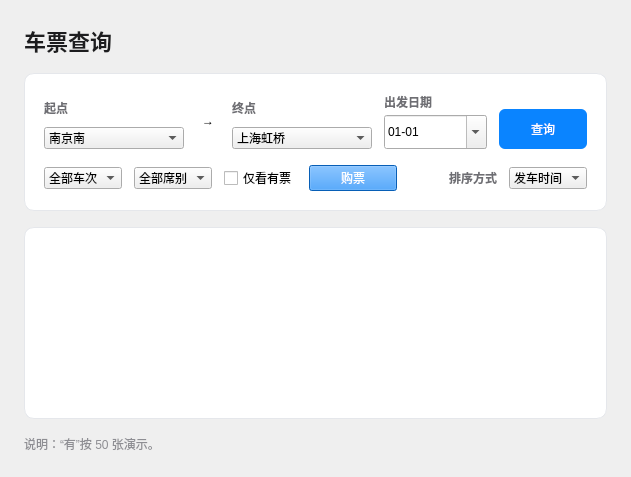
      <widget class="QWidget" name="pageQuery">
       <property name="styleSheet">
        <string notr="true">QWidget#pageQuery {
    background-color: #FFFFFF;
}

QLabel#labelQueryTitle {
    color: #1D1D1F;
    font-size: 22px;
    font-weight: 600;
}

QWidget#queryCard {
    background-color: #FFFFFF;
    border: 1px solid #E5E7EB;
    border-radius: 10px;
}

QWidget#queryConditionsWidget,
QWidget#queryFiltersWidget {
    background-color: transparent;
    border: none;
}

QWidget#queryConditionsWidget QDateEdit,
QWidget#queryConditionsWidget QPushButton {
    min-height: 28px;
    max-height: 28px;
}

QPushButton#btnSearch {
    background-color: #0A84FF;
    border: none;
    border-radius: 6px;
    color: #FFFFFF;
    padding: 6px 16px;
}

QPushButton#btnSearch:hover {
    background-color: #0071E3;
}

QTableView#tableTickets {
    background-color: #FFFFFF;
    border: 1px solid #E5E7EB;
    border-radius: 10px;
    color: #2F3033;
    gridline-color: #ECEDEF;
}

QTableView#tableTickets QHeaderView::section {
    background-color: #FFFFFF;
    border: none;
    border-bottom: 1px solid #E5E7EB;
    color: #6E6E73;
    padding: 8px;
}

QTableView#tableTickets QHeaderView::down-arrow {
    image: url(:/icons/chevron-down.svg);
    width: 10px;
    height: 10px;
    subcontrol-origin: padding;
    subcontrol-position: right center;
    right: 6px;
}

QTableView#tableTickets QHeaderView::up-arrow {
    image: url(:/icons/chevron-up.svg);
    width: 10px;
    height: 10px;
    subcontrol-origin: padding;
    subcontrol-position: right center;
    right: 6px;
}

QPushButton#btnBookTicket {
    background-color: #0A84FF;
    color: #FFFFFF;
}

QLineEdit#editPassengerSearch {
    min-width: 180px;
}

QLabel#labelDepartureStation,
QLabel#labelArrivalStation,
QLabel#labelTravelDate,
QLabel#labelSort {
    color: #6E6E73;
    font-size: 12px;
    font-weight: 500;
}</string>
       </property>
       <layout class="QVBoxLayout" name="verticalLayoutQuery" stretch="0,0,1">
        <property name="spacing">
         <number>16</number>
        </property>
        <property name="leftMargin">
         <number>24</number>
        </property>
        <property name="topMargin">
         <number>24</number>
        </property>
        <property name="rightMargin">
         <number>24</number>
        </property>
        <property name="bottomMargin">
         <number>24</number>
        </property>
        <item>
         <widget class="QLabel" name="labelQueryTitle">
          <property name="text">
           <string>车票查询</string>
          </property>
         </widget>
        </item>
        <item>
         <widget class="QWidget" name="queryCard" native="true">
          <layout class="QVBoxLayout" name="verticalLayoutQueryCard">
           <property name="spacing">
            <number>16</number>
           </property>
           <property name="leftMargin">
            <number>20</number>
           </property>
           <property name="topMargin">
            <number>20</number>
           </property>
           <property name="rightMargin">
            <number>20</number>
           </property>
           <property name="bottomMargin">
            <number>20</number>
           </property>
           <item>
            <widget class="QWidget" name="queryConditionsWidget" native="true">
              <layout class="QHBoxLayout" name="horizontalLayoutQueryConditions" stretch="1,0,1,1,0">
              <property name="spacing">
               <number>12</number>
              </property>
              <property name="leftMargin">
               <number>0</number>
              </property>
              <property name="topMargin">
               <number>0</number>
              </property>
              <property name="rightMargin">
               <number>0</number>
              </property>
              <property name="bottomMargin">
               <number>0</number>
              </property>
              <item>
               <widget class="QWidget" name="departureField" native="true">
                <layout class="QVBoxLayout" name="verticalLayoutDepartureField">
                 <property name="spacing"><number>4</number></property>
                 <property name="leftMargin"><number>0</number></property>
                 <property name="topMargin"><number>0</number></property>
                 <property name="rightMargin"><number>0</number></property>
                 <property name="bottomMargin"><number>0</number></property>
                 <item>
                  <widget class="QLabel" name="labelDepartureStation">
                   <property name="text"><string>起点</string></property>
                  </widget>
                 </item>
                 <item>
                  <widget class="QComboBox" name="comboDepartureStation">
                   <property name="minimumSize"><size><width>140</width><height>0</height></size></property>
                   <item><property name="text"><string>南京南</string></property></item>
                  </widget>
                 </item>
                </layout>
               </widget>
              </item>
              <item>
               <widget class="QLabel" name="labelRouteArrow">
                     <property name="minimumSize">
                      <size>
                        <width>24</width>
                        <height>0</height>
                      </size>
                     </property>
                     <property name="maximumSize">
                      <size>
                        <width>24</width>
                        <height>16777215</height>
                      </size>
                     </property>
                <property name="text">
                 <string>→</string>
                </property>
                <property name="alignment">
                        <set>Qt::AlignmentFlag::AlignHCenter|Qt::AlignmentFlag::AlignVCenter</set>
                </property>
               </widget>
              </item>
              <item>
               <widget class="QWidget" name="arrivalField" native="true">
                <layout class="QVBoxLayout" name="verticalLayoutArrivalField">
                 <property name="spacing"><number>4</number></property>
                 <property name="leftMargin"><number>0</number></property>
                 <property name="topMargin"><number>0</number></property>
                 <property name="rightMargin"><number>0</number></property>
                 <property name="bottomMargin"><number>0</number></property>
                 <item>
                  <widget class="QLabel" name="labelArrivalStation">
                   <property name="text"><string>终点</string></property>
                  </widget>
                 </item>
                 <item>
                  <widget class="QComboBox" name="comboArrivalStation">
                   <property name="minimumSize"><size><width>140</width><height>0</height></size></property>
                   <item><property name="text"><string>上海虹桥</string></property></item>
                  </widget>
                 </item>
                </layout>
               </widget>
              </item>
              <item>
               <widget class="QWidget" name="dateField" native="true">
                <layout class="QVBoxLayout" name="verticalLayoutDateField">
                 <property name="spacing"><number>4</number></property>
                 <property name="leftMargin"><number>0</number></property>
                 <property name="topMargin"><number>0</number></property>
                 <property name="rightMargin"><number>0</number></property>
                 <property name="bottomMargin"><number>0</number></property>
                 <item>
                  <widget class="QLabel" name="labelTravelDate">
                   <property name="text"><string>出发日期</string></property>
                  </widget>
                 </item>
                 <item>
                  <widget class="DateEdit" name="dateTravel">
                   <property name="displayFormat"><string>MM-dd</string></property>
                   <property name="calendarPopup"><bool>true</bool></property>
                  </widget>
                 </item>
                </layout>
               </widget>
              </item>
              <item alignment="Qt::AlignmentFlag::AlignBottom">
               <widget class="QPushButton" name="btnSearch">
                <property name="minimumSize">
                 <size>
                  <width>88</width>
                  <height>0</height>
                 </size>
                </property>
                <property name="text">
                 <string>查询</string>
                </property>
               </widget>
              </item>
             </layout>
            </widget>
           </item>
           <item>
            <widget class="QWidget" name="queryFiltersWidget" native="true">
             <layout class="QHBoxLayout" name="horizontalLayoutQueryFilters">
              <property name="spacing">
               <number>12</number>
              </property>
              <property name="leftMargin">
               <number>0</number>
              </property>
              <property name="topMargin">
               <number>0</number>
              </property>
              <property name="rightMargin">
               <number>0</number>
              </property>
              <property name="bottomMargin">
               <number>0</number>
              </property>
              <item>
               <widget class="QComboBox" name="comboTrainType">
                <item>
                 <property name="text">
                  <string>全部车次</string>
                 </property>
                </item>
               </widget>
              </item>
              <item>
               <widget class="QComboBox" name="comboSeatType">
                <item>
                 <property name="text">
                  <string>全部席别</string>
                 </property>
                </item>
               </widget>
              </item>
              <item>
               <widget class="QCheckBox" name="checkAvailableOnly">
                <property name="text">
                 <string>仅看有票</string>
                </property>
                                <property name="tristate">
                                 <bool>false</bool>
                                </property>
               </widget>
              </item>
              <item>
               <widget class="QPushButton" name="btnBookTicket">
                <property name="minimumSize"><size><width>88</width><height>0</height></size></property>
                <property name="text"><string>购票</string></property>
               </widget>
              </item>
              <item>
               <spacer name="horizontalSpacerQueryFilters">
                <property name="orientation">
                 <enum>Qt::Orientation::Horizontal</enum>
                </property>
                <property name="sizeHint" stdset="0">
                 <size>
                  <width>40</width>
                  <height>20</height>
                 </size>
                </property>
               </spacer>
              </item>
              <item>
               <widget class="QLabel" name="labelSort">
                <property name="text">
                 <string>排序方式</string>
                </property>
               </widget>
              </item>
              <item>
               <widget class="QComboBox" name="comboSort">
                <item>
                 <property name="text">
                  <string>发车时间</string>
                 </property>
                </item>
               </widget>
              </item>
             </layout>
            </widget>
           </item>
          </layout>
         </widget>
        </item>
        <item>
         <widget class="QTableView" name="tableTickets">
          <property name="sizePolicy">
           <sizepolicy hsizetype="Expanding" vsizetype="Expanding">
            <horstretch>0</horstretch>
            <verstretch>0</verstretch>
           </sizepolicy>
          </property>
          <property name="styleSheet">
           <string notr="true"/>
          </property>
          <property name="alternatingRowColors">
           <bool>true</bool>
          </property>
          <property name="selectionBehavior">
           <enum>QAbstractItemView::SelectionBehavior::SelectRows</enum>
          </property>
          <property name="sortingEnabled">
           <bool>true</bool>
          </property>
         </widget>
        </item>
        <item>
         <widget class="QLabel" name="labelQueryInventoryHint">
          <property name="text">
           <string>说明：“有”按 50 张演示。</string>
          </property>
          <property name="styleSheet">
           <string notr="true">color: #8E8E93; font-size: 12px;</string>
          </property>
          <property name="wordWrap">
           <bool>true</bool>
          </property>
         </widget>
        </item>
       </layout>
      </widget>
